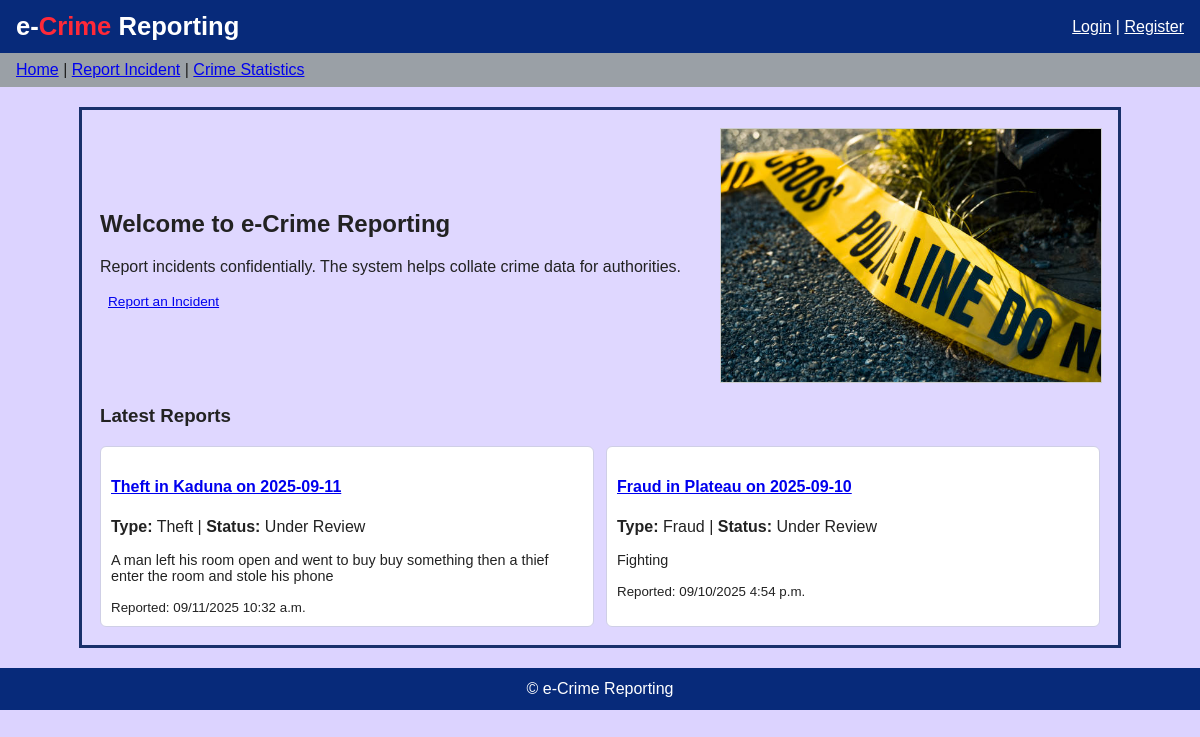
/, run on an earlier commit of the app's database.
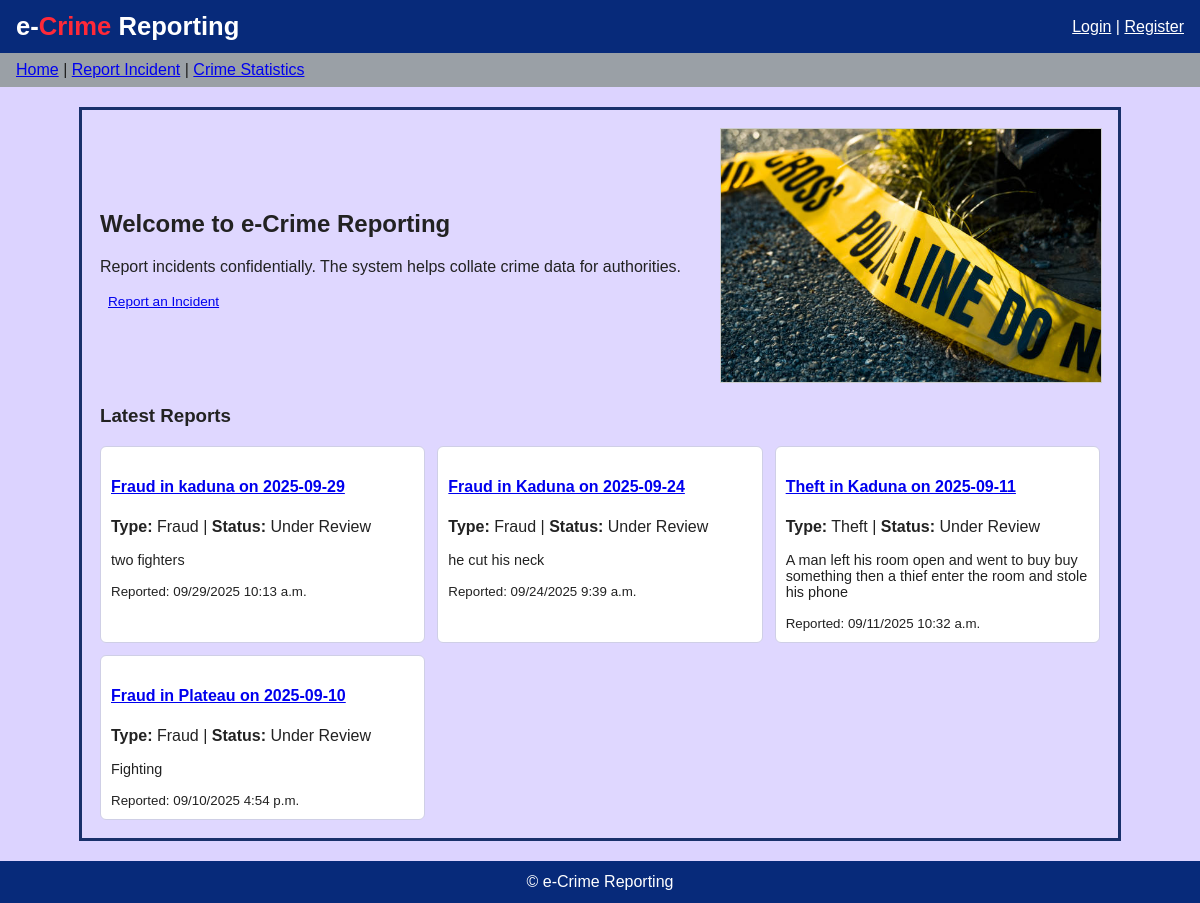
And on a later commit of the database.
### reports/models.py (models this page shows)
class Report(models.Model):
    reporter = models.ForeignKey(User, on_delete=models.SET_NULL, null=True, blank=True)
    crime_type = models.CharField(max_length=50, choices=CRIME_CHOICES, default='other')
    state = models.CharField(max_length=100, blank=True)
    lga = models.CharField("Location / LGA", max_length=150, blank=True)
    location_description = models.TextField(blank=True)
    incident_description = models.TextField()
    security_agency = models.CharField(max_length=150, blank=True)
    progress_notes = models.TextField(blank=True)
    status = models.CharField(max_length=20, choices=STATUS_CHOICES, default='new')
    image = models.ImageField(upload_to='reports/', blank=True, null=True)
    created_at = models.DateTimeField(auto_now_add=True)
    updated_at = models.DateTimeField(auto_now=True)
    class Meta:
        ordering = ['-created_at']
    def __str__(self):
        date_str = self.created_at.strftime('%Y-%m-%d') if self.created_at else 'Unknown date'
        return f"{self.get_crime_type_display()} in {self.state or 'Unknown'} on {date_str}"

### reports/views.py (the view)
# urls.py: 2. Add a URL to urlpatterns:  path('', views.home, name='home')
def home(request):
    latest = Report.objects.all()[:6]
    return render(request, 'home.html', {'latest': latest})

### templates/home.html (shortened to what this page needs)
{% extends 'base.html' %}
{% load static %}
{% block content %}
  <div style="display:flex;gap:16px;align-items:center;">
    <div style="flex:1">
      <h2>Welcome to e-Crime Reporting</h2>
      <p>Report incidents confidentially. The system helps collate crime data for authorities.</p>
      <p><a href="{% url 'report_create' %}" class="small-btn">Report an Incident</a></p>
    </div>
    <div style="width:380px;">
      <img src="{% static 'images/banner.jpg' %}" alt="banner" style="width:100%;border:1px solid #ccc;">
    </div>
  </div>
  <h3 style="margin-top:18px;">Latest Reports</h3>
  <div class="report-list">
    {% for r in latest %}
      <div class="report-item">
        <h4><a href="{% url 'report_detail' r.pk %}">{{ r }}</a></h4>
        <p><strong>Type:</strong> {{ r.get_crime_type_display }} |
           <strong>Status:</strong>
           {% if r.status == 'new' %}
             Under Review
           {% else %}
             Reviewed
           {% endif %}
        </p>
        <p style="font-size:0.9rem">{{ r.incident_description|truncatechars:120 }}</p>
        <small>Reported: {{ r.created_at|date:"SHORT_DATETIME_FORMAT" }}</small>
      </div>
    {% empty %}
      <p>No reports yet.</p>
    {% endfor %}
  </div>
{% endblock %}

### templates/base.html (shortened to what this page needs)
{% load static %}
<!doctype html>
<html lang="en">
<head>
  <link rel="stylesheet" href="{% static 'css/input.css' %}">
</head>
<body>
  <header class="header">
    <div class="logo">e-<span style="color:#ff2938;">Crime</span> Reporting</div>
    <div style="margin-left:auto">
      {% if user.is_authenticated %}
        Hello, {{ user.username }} |
        <form action="{% url 'logout' %}" method="post" style="display:inline;">
          {% csrf_token %}
          <button type="submit" style="background:none;border:none;color:#fff;cursor:pointer;">
            Logout
          </button>
        </form>
      {% else %}
        <a href="{% url 'login' %}" style="color:#fff;">Login</a> |
        <a href="{% url 'register' %}" style="color:#fff;">Register</a>
      {% endif %}
    </div>
  </header>
  <nav class="nav">
    <a href="{% url 'home' %}">Home</a> |
    <a href="{% url 'report_create' %}">Report Incident</a> |
    <a href="{% url 'dashboard' %}">Crime Statistics</a>
  </nav>
  <main class="container">
    {% block content %}{% endblock %}
  </main>
  <footer style="text-align:center;padding:12px;background:#072a7a;color:#fff;margin-top:20px;">
    &copy; {{ now.year }} e-Crime Reporting
  </footer>
</body>
</html>

### static/css/input.css (style rules this page uses)
body { font-family: Arial, Helvetica, sans-serif; background: #dcd3ff; color: #222; margin: 0; }
.header { background: #072a7a; color: white; padding: 12px 16px; display:flex; align-items:center; gap:12px; }
.header .logo { font-weight: 700; font-size: 1.6rem; }
.nav { background: #9aa0a6; padding: 8px 16px; }
.container { max-width: 1000px; margin: 20px auto; background: rgba(255,255,255,0.08); padding: 18px; border: 3px solid #19306b; }
.small-btn { font-size: 0.85rem; padding:6px 8px; }
.report-list { display:grid; grid-template-columns: repeat(auto-fit, minmax(280px, 1fr)); gap:12px; }
.report-item { border:1px solid #cfcfe6; padding:10px; border-radius:6px; background:white; }

What changed in the data, as far as the page shows it:
added Report: created_at+crime_type+state "Fraud in kaduna on 2025-09-29", crime_type "Fraud", status "Under Review", incident_description "two fighters", created_at "09/29/2025 10:13 a.m."
added Report: created_at+crime_type+state "Fraud in Kaduna on 2025-09-24", crime_type "Fraud", status "Under Review", incident_description "he cut his neck", created_at "09/24/2025 9:39 a.m."
